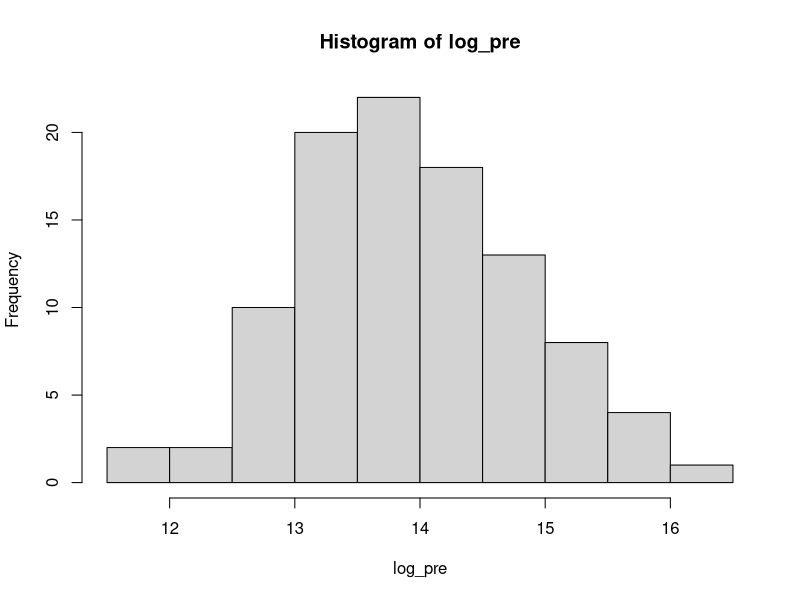
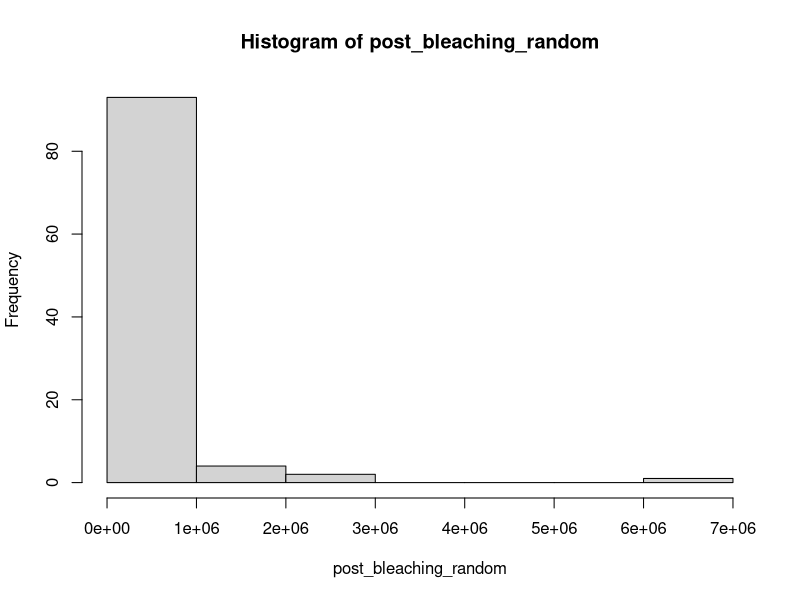
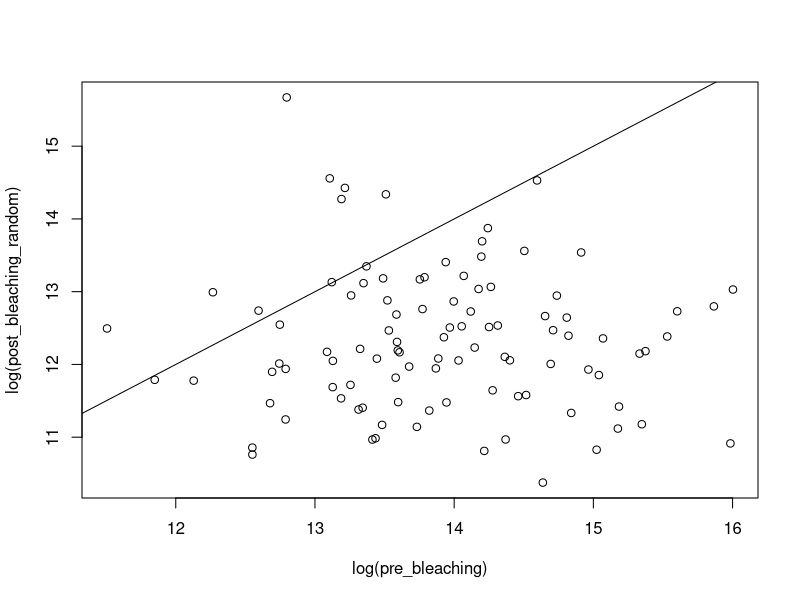
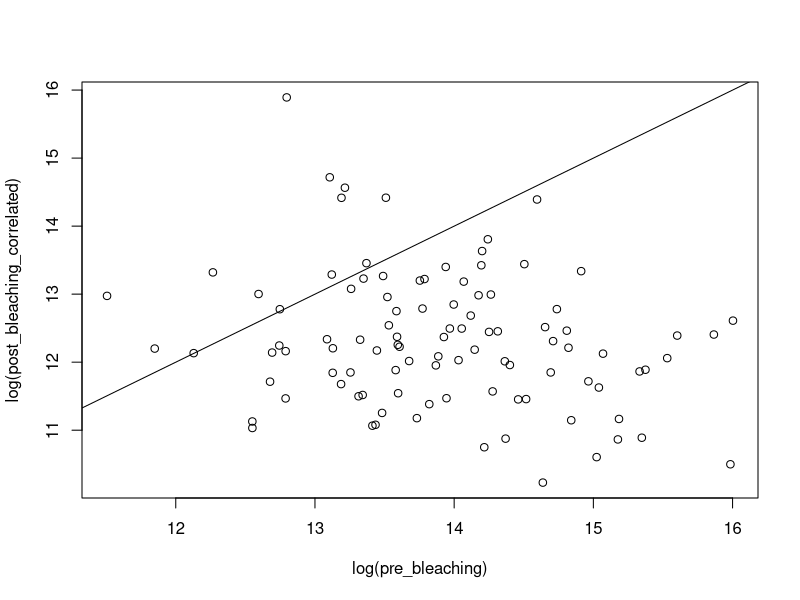

Here is the R script that generated these plots, in order: (Note: this script raises an error after producing the figures.)
set.seed(123)

n <- 100
geo_mean_pre <- 1e6
log_sd <- 1
mu_pre <- log(geo_mean_pre)

# Step 1: Simulate pre-bleaching ratios
pre_bleaching <- rlnorm(n, meanlog = mu_pre, sdlog = log_sd)
log_pre <- log(pre_bleaching)
hist(log_pre)

# Step 2: Scenario 1 - Random loss (log-scale shift of mean by log(0.25))
mu_post <- mu_pre + log(0.25)  # shift down by 75%
post_bleaching_random <- rlnorm(n, meanlog = mu_post, sdlog = log_sd)
hist(post_bleaching_random)
plot(log(pre_bleaching), log(post_bleaching_random))
abline(0, 1)

# Step 3: Scenario 2 - Same random variation as Scenario 1 + systematic loss based on initial values

# Extract the log-scale noise from scenario 1
log_noise <- log(post_bleaching_random) - mu_post  # mean zero noise

# Add systematic loss component to log values based on initial log ratio
b <- 0.2  # strength of relationship between initial log and loss
log_post_bleaching_correlated <- mu_post + log_noise - b * (log_pre - mean(log_pre))

post_bleaching_correlated <- exp(log_post_bleaching_correlated)
plot(log(pre_bleaching), log(post_bleaching_correlated))
abline(0, 1)

# Combine into a dataframe
df <- data.frame(
  coral_id = 1:n,
  pre_bleaching = pre_bleaching,
  post_bleaching_random = post_bleaching_random,
  post_bleaching_correlated = post_bleaching_correlated
)

# Optional: visualize
library(tidyr)
library(ggplot2)

df_long <- df %>%
  pivot_longer(cols = starts_with("post_bleaching"),
               names_to = "scenario",
               values_to = "post_bleaching") %>%
  mutate(scenario = factor(scenario,
                           levels = c("post_bleaching_random", "post_bleaching_correlated"),
                           labels = c("Random Loss", "Correlated Loss")))

ggplot(df_long, aes(x = pre_bleaching, y = post_bleaching/pre_bleaching)) +
  geom_point(alpha = 0.6) +
  scale_x_log10() +
  scale_y_log10() +
  facet_wrap(~scenario) +
  labs(x = "Pre-bleaching Symbiont:Host Ratio",
       y = "log (Post/Pre)-bleaching Symbiont:Host Ratio",
       title = "Symbiont:Host Ratio Before and After Bleaching") +
  theme_minimal()

ggplot(df_long, aes(x = pre_bleaching, y = post_bleaching)) +
  geom_point(alpha = 0.6) +
  scale_x_log10() +
  scale_y_log10() +
  facet_wrap(~scenario) +
  labs(x = "Pre-bleaching Symbiont:Host Ratio",
       y = "Post-bleaching Symbiont:Host Ratio",
       title = "Symbiont:Host Ratio Before and After Bleaching") +
  theme_minimal()



df <- tibble(df)
df  
modR <- lm(post_bleaching_random ~ pre_bleaching, data = df)
summary(modR)
